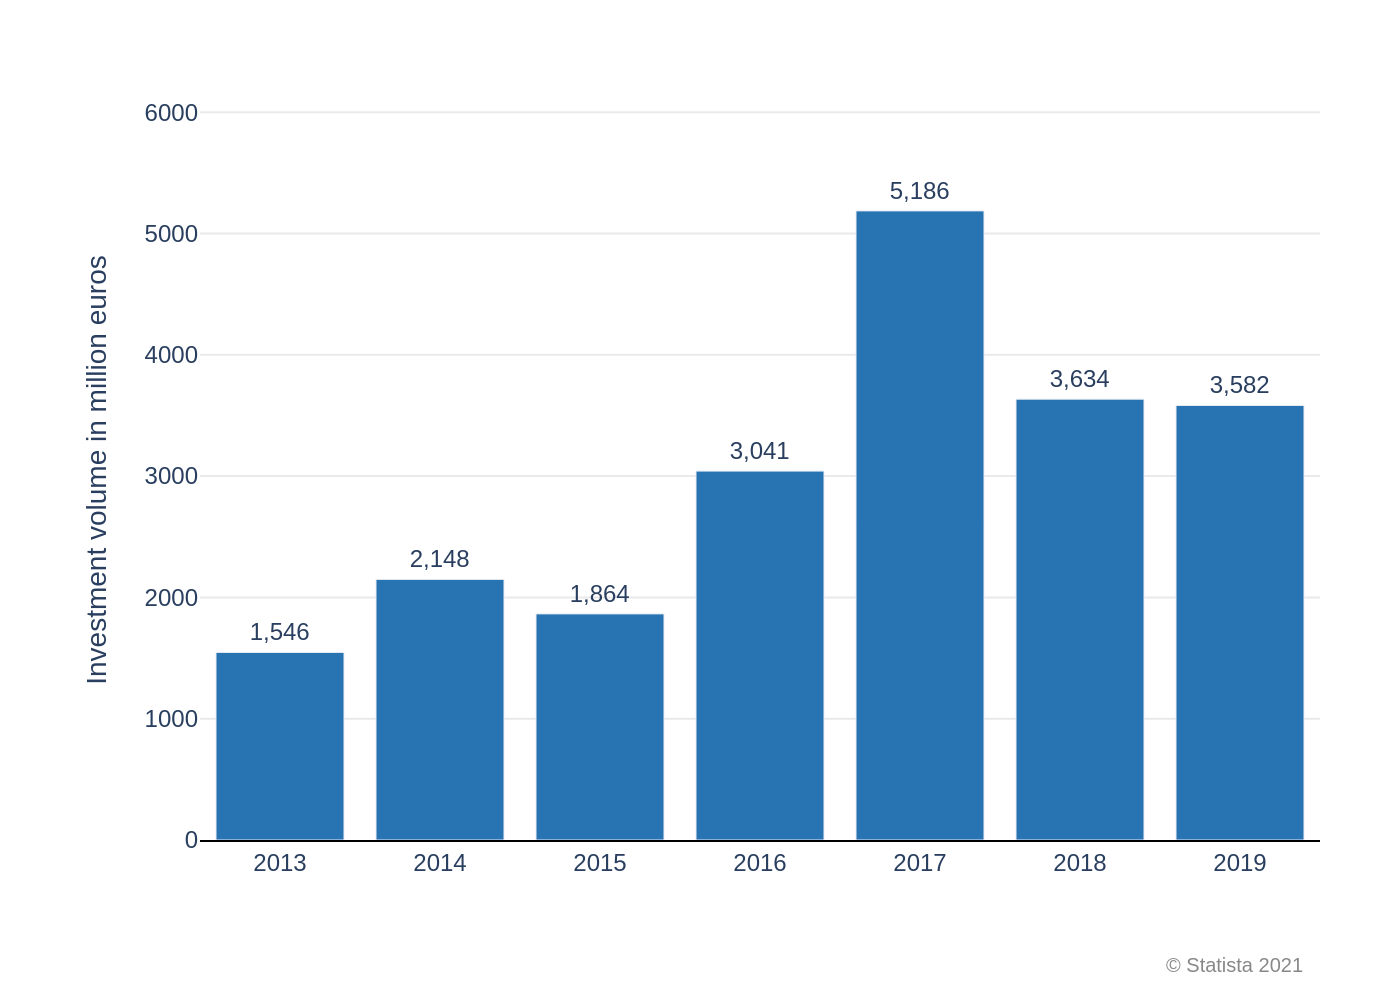

Here is the Python script that generated this plot:
import sys
import json
import os
import plotly.graph_objects as go

# Check if the JSON file path is provided as a command-line argument
if len(sys.argv) != 2:
    print("Usage: python generate_chart.py <path_to_json_file>")
    sys.exit(1)

json_path = sys.argv[1]

# Read data from the specified JSON file
try:
    with open(json_path, 'r', encoding='utf-8') as f:
        chart_info = json.load(f)
except FileNotFoundError:
    print(f"Error: JSON file not found at {json_path}")
    sys.exit(1)
except json.JSONDecodeError:
    print(f"Error: Could not decode JSON from {json_path}")
    sys.exit(1)

# Extract data and text from the JSON object
chart_data = chart_info['chart_data']
texts = chart_info['texts']
colors = chart_info['colors']

# Prepare data for plotting
x_values = [str(d['x']) for d in chart_data]
y_values = [d['y'] for d in chart_data]

# Initialize a Plotly Figure
fig = go.Figure()

# Add the bar trace to the figure
fig.add_trace(go.Bar(
    x=x_values,
    y=y_values,
    marker_color=colors[0],
    text=y_values,
    textposition='outside',
    texttemplate='%{text:,}', # Format text with comma separators
    cliponaxis=False,
    textfont=dict(
        family="Arial",
        size=12
    )
))

# Update the layout of the chart for a professional and accurate look
fig.update_layout(
    font=dict(family="Arial", size=12),
    plot_bgcolor='white',
    showlegend=False,
    margin=dict(t=50, r=40, b=80, l=100),
    yaxis=dict(
        title=texts.get('yaxis_title'),
        range=[0, 6100],
        tickvals=[0, 1000, 2000, 3000, 4000, 5000, 6000],
        showgrid=True,
        gridcolor='#EAEAEA',
        gridwidth=1,
        zeroline=False,
        showline=False
    ),
    xaxis=dict(
        title=texts.get('xaxis_title'),
        showgrid=False,
        showline=True,
        linecolor='black',
        linewidth=1,
        tickfont=dict(size=12)
    )
)

# Add source annotation if it exists in the JSON
if texts.get('source'):
    fig.add_annotation(
        text=texts['source'],
        xref="paper", yref="paper",
        x=0.99, y=-0.15,
        showarrow=False,
        xanchor='right',
        yanchor='top',
        font=dict(size=10, color="#888888")
    )

# Determine the output filename from the input JSON path
base_filename = os.path.splitext(os.path.basename(json_path))[0]
output_filename = f"{base_filename}.png"

# Save the figure as a high-resolution PNG image
fig.write_image(output_filename, scale=2)

print(f"Chart saved successfully to {output_filename}")
